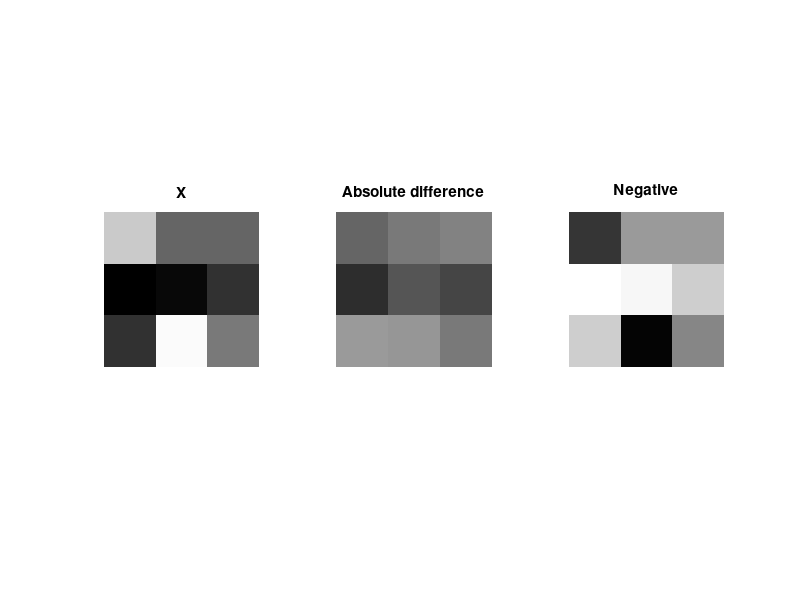

This figure's MATLAB source:
%% LOI GIAI LAB 2 - TRU ANH VA ANH AM
clear; close all; clc;
X = uint8([200 100 100;0 10 50;50 250 120]);
Y = uint8([100 220 230;45 95 120;205 100 0]);
disp(imsubtract(X,Y)); disp(imsubtract(Y,X));
disp(imabsdiff(X,Y)); disp(imcomplement(X));
figure; subplot(1,3,1); imshow(X); title('X');
subplot(1,3,2); imshow(imabsdiff(X,Y)); title('Absolute difference');
subplot(1,3,3); imshow(imcomplement(X)); title('Negative');
